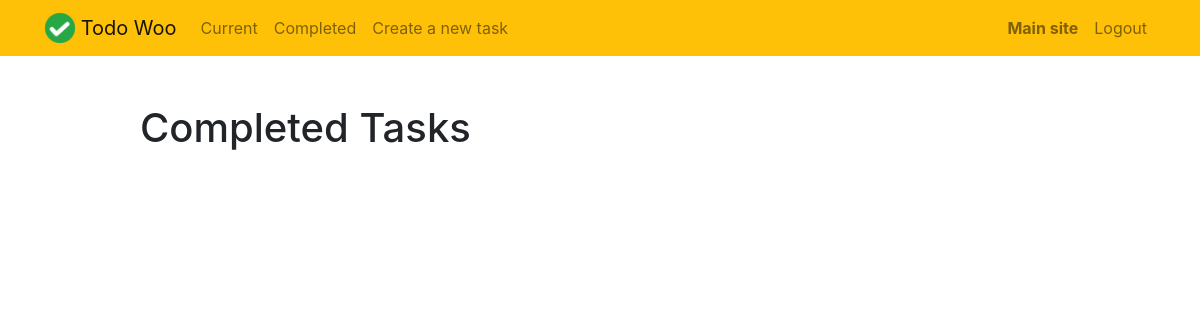
The page /todo/completed/ (signed in) on the database as committed earlier.
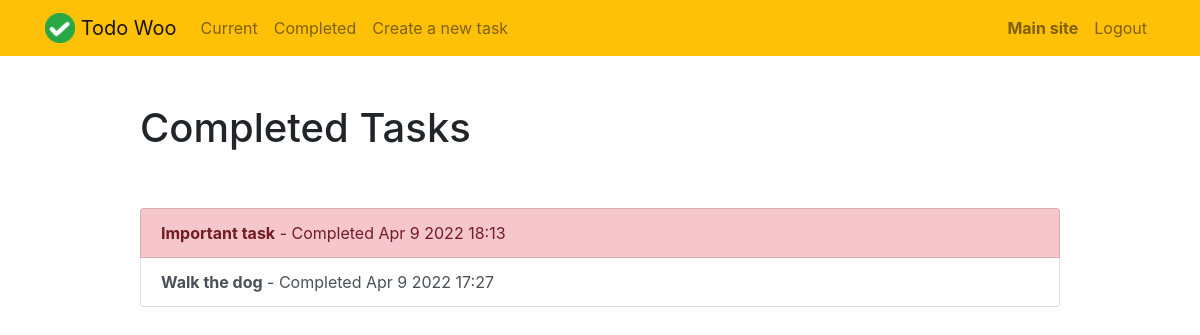
The same page on the database as committed later.
### apps/todo/models.py (models this page shows, shortened)
class ToDo(models.Model):
    created_at = models.DateTimeField(
        auto_now_add=True,
    )
    title = models.CharField(
        max_length=140,
    )
    description = models.TextField(
        null=True,
        blank=True,
    )
    status = models.CharField(
        max_length=16,
        choices=Status.choices,
        default=Status.TODO,
    )
    priority = models.IntegerField(
        choices=Priority.choices,
        default=Priority.MEDIUM,
    )
    deadline = models.DateField(
        null=True,
        blank=True,
    )
    completed_on = models.DateTimeField(
        null=True,
        blank=True,
    )
    assigned_to = models.ForeignKey(
        User,
        on_delete=models.CASCADE,
    )

### apps/todo/views.py (the view)
# urls.py: path('completed/', views.completed_todos, name='completed_todos'),
@login_required(login_url='/todo/login/')
def completed_todos(request):
    todos = ToDo.objects.filter(assigned_to=request.user, status='done').order_by('-completed_on')
    return render(request, 'todo/completed_todos.html', {'todos': todos})

### templates/todo/completed_todos.html
{% extends 'todo/todo_base.html' %}
{% block content %}
    <div class="row justify-content-center mt-5">
        <div class="col-md-10">
            <h1>Completed Tasks</h1>
        </div>
    </div>
    <div class="row justify-content-center mt-5">
        <div class="col-md-10">
            <div class="list-group">
                {% for todo in todos %}
                    <a href="{% url 'todo:view_todo' todo.id %}" class="list-group-item list-group-item-action{% if todo.priority == 1 %} list-group-item-danger{% endif %}">
                        <b>{{ todo.title }}</b> - Completed {{ todo.completed_on|date:'M j Y H:i' }}
                    </a>
                {% endfor %}
            </div>
        </div>
    </div>
{% endblock %}

Rows that differ between the two databases and show on the page:
added ToDo: title "Important task", completed_on "Apr 9 2022 18:13", priority 1 (drawn)
added ToDo: title "Walk the dog", completed_on "Apr 9 2022 17:27", priority 2 (drawn)
